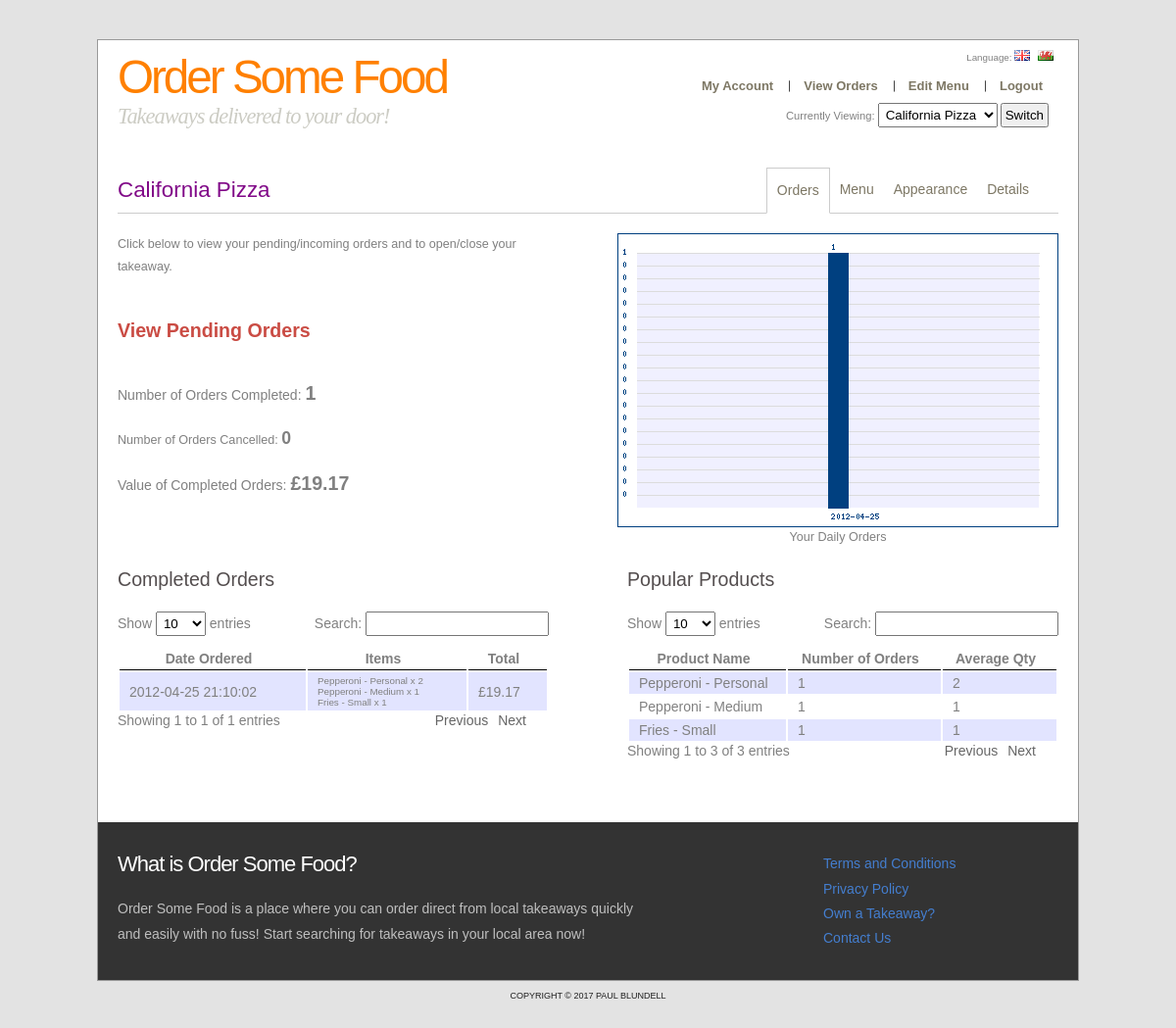
The page /index.php/takeaway/orders (signed in) on the database its author committed.
### tables this page shows
CREATE TABLE IF NOT EXISTS `takeaways` (
  `takeawayId` int(11) NOT NULL AUTO_INCREMENT,
  `name` varchar(50) NOT NULL,
  `shortname` varchar(50) NOT NULL,
  `address` text NOT NULL,
  `postcode` varchar(20) NOT NULL,
  `phone` varchar(15) DEFAULT NULL,
  `description` text NOT NULL,
  `deliveryCharge` double NOT NULL,
  `deliveryTime` int(11) NOT NULL,
  `category` int(11) NOT NULL,
  `latitude` float(10,6) NOT NULL,
  `longitude` float(10,6) NOT NULL,
  `status` tinyint(4) NOT NULL COMMENT '0 - Closed, 1 = Open',
  `userId` int(11) NOT NULL,
  `background` text,
  `fontsize` int(5) NOT NULL DEFAULT '12',
  `buttons` varchar(10) NOT NULL DEFAULT '#C6231F',
  `categoryColour` varchar(10) NOT NULL DEFAULT '#F0E68C',
  `type` tinyint(1) NOT NULL DEFAULT '0' COMMENT '0 = Pending, 1 = Approved, 2 = Approved with no ads',
  PRIMARY KEY (`takeawayId`)
);

CREATE TABLE IF NOT EXISTS `orders` (
  `orderId` int(11) NOT NULL AUTO_INCREMENT,
  `userId` int(11) NOT NULL,
  `takeawayId` int(11) NOT NULL,
  `date` datetime NOT NULL,
  `delivery_name` varchar(50) NOT NULL,
  `address1` varchar(50) NOT NULL,
  `address2` varchar(50) NOT NULL,
  `town` varchar(50) NOT NULL,
  `postcode` varchar(50) NOT NULL,
  `phone` varchar(50) NOT NULL,
  `deliveryType` tinyint(1) NOT NULL COMMENT '1 = Collection, 2 = Cash on Delivery',
  `additional` text NOT NULL,
  `status` int(11) NOT NULL COMMENT '0 = placed, 1 = complete',
  `paid` tinyint(1) NOT NULL DEFAULT '0',
  PRIMARY KEY (`orderId`)
);

CREATE TABLE IF NOT EXISTS `menu_to_orders` (
  `id` int(11) NOT NULL AUTO_INCREMENT,
  `orderId` int(11) NOT NULL,
  `menuId` int(11) NOT NULL,
  `qty` int(11) NOT NULL,
  `priceAtOrder` double NOT NULL,
  PRIMARY KEY (`id`)
);

CREATE TABLE IF NOT EXISTS `menu` (
  `menuId` int(11) NOT NULL AUTO_INCREMENT,
  `parent` int(11) NOT NULL,
  `name` varchar(50) NOT NULL,
  `description` varchar(100) NOT NULL,
  `price` double NOT NULL,
  `categoryId` int(11) NOT NULL,
  PRIMARY KEY (`menuId`)
);

### application/libraries/Template.php (called while the page is built, shortened)
<?php if ( ! defined('BASEPATH')) exit('No direct script access allowed');
class Template
{
	private $template_data = array();
	private $ci;
        public function __construct()
        {
                $this->ci = & get_instance();
                $this->ci->load->model('takeaway_model','takeawaymodel');
        }
        function set($name, $value)
        {
                $this->template_data[$name] = $value;
        }
        function load($view = '' , $view_data = array(), $custom = FALSE)
        {
                $template = 'theme/template';
                $this->set('contents', $this->ci->load->view($view, $view_data, TRUE));
                return $this->ci->load->view($template, $this->template_data, FALSE);
        }
}

### application/controllers/takeaway/orders.php (called while the page is built, shortened)
<?php if ( ! defined('BASEPATH')) exit('No direct script access allowed');
class Orders extends CI_Controller
{
	public function index()
	{
		$result = $this->orders->getTakeawayOrders($this->user->getTakeawayId());
		$values = array();
		if ($result) {
			foreach ($result AS $val) {
				$values[$val->day] = $val->total;
			}
		}
		$data['graph'] = false;
		if (count($values) > 0) {
			$location = base_url().'images/users/'.$this->user->getTakeawayId().'/';
			$data['graph'] = $location.'recent.png';
		}
		$data['takeaway'] = $this->takeaway->getDetails($this->user->getTakeawayId());
		$data['numberOfOrders'] = count($this->orders->getTotalTakeawayOrders($this->user->getTakeawayId(), 1));
		$data['numberOfCancelledOrders'] = count($this->orders->getTotalTakeawayOrders($this->user->getTakeawayId(), 2));
		$data['valueOfOrders'] = $this->orders->getValueTakeawayOrders($this->user->getTakeawayId());
		$data['completedOrders'] = $this->orders->getTotalTakeawayOrders($this->user->getTakeawayId(), 1);
		$data['cancelledOrders'] = $this->orders->getTotalTakeawayOrders($this->user->getTakeawayId(), 2);
		$data['popularProducts'] = $this->orders->getPopularProducts($this->user->getTakeawayId());
		$this->template->set('fullwidth', true);
		$this->template->set('javascript', $this->_javascript());
		$this->template->load('order/orders', $data);
	}
	private function _javascript()
	{
		return '<script type="text/javascript">
			$(document).ready(function() {
				$("#ordersdatatable").dataTable({"bSort": false});
				$("#populardatatable").dataTable({"bSort": false});
			});
			</script>';
	}
}

### public/index.php (called while the page is built, shortened)
<?php
require_once BASEPATH.'core/CodeIgniter.php';

### application/libraries/User.php (called while the page is built, shortened)
<?php if ( ! defined('BASEPATH')) exit('No direct script access allowed');
class User
{
    private $user;
    private $ci;
    public function __construct()
    {
            $this->ci = & get_instance();
            $this->user = $this->ci->session->userdata('user');
    }
    public function getDefaultTakeaway()
    {
        $takeaway = $this->ci->usermodel->getDefault($this->user['uid']);
        if ($takeaway) {
               return $takeaway;
        }
        return false;
    }
    public function getTakeawayId()
    {
	$loaded = false;
	if ($this->ci->session->userdata('takeawayId')) {
		$takeawayId = $this->ci->session->userdata('takeawayId');
		if ($this->ci->usermodel->checkUserisOwner($takeawayId, $this->user['uid']))
			$loaded = true;
	}
	if (!$loaded) {
		$takeawayObject = $this->getDefaultTakeaway();
		$takeawayId = $takeawayObject->takeawayId;
		$this->ci->session->set_userdata('takeawayId', $takeawayId);
	}
	return $takeawayId;
    }
}

### application/models/user_model.php (called while the page is built, shortened)
<?php
class User_model extends CI_Model {
    public function getTakeaways($uid)
    {
            $this->db->select('takeawayId, name, shortname, address, postcode, description, deliveryCharge, deliveryTime, category, status, background, fontsize, buttons, categoryColour');
            $this->db->from('takeaways');
            $this->db->where('userId = ', $uid);
            $this->db->where('type > ', 0);
            $query = $this->db->get();
            if($query->num_rows() > 0) {
                return $query->result();
            }
            return false;
    }
    public function getDefault($uid)
    {
            $this->db->select('takeawayId, name, shortname, address, postcode, description, deliveryCharge, deliveryTime, category, status, background, fontsize, buttons, categoryColour');
            $this->db->from('takeaways');
            $this->db->where('userId = ', $uid);
            $this->db->where('type > ', 0);
            $query = $this->db->get();
            if($query->num_rows() > 0) {
                return $query->row();
            }
            return false;
    }
    public function checkUserisOwner($takeawayId, $uid)
    {
            $this->db->select('takeawayId');
            $this->db->from('takeaways');
            $this->db->where('userId = ', $uid);
            $this->db->where('takeawayId = ', $takeawayId);
            $this->db->where('type > ', 0);
            $query = $this->db->get();
            if($query->num_rows() > 0) {
                return true;
            }
            return false;
    }
}

### application/models/takeaway_model.php (called while the page is built, shortened)
<?php
class Takeaway_model extends CI_Model {
    public function getDetails($takeawayId)
    {
            $query = $this->db->query('SELECT *, (SELECT AVG(rating) FROM ratings WHERE ratings.takeawayId = takeaways.takeawayId) AS rating FROM takeaways LEFT JOIN paypal USING (takeawayId) WHERE takeawayId = ?',$takeawayId);
            return $query->row();
    }
}

### application/models/order_model.php (called while the page is built, shortened)
<?php
class Order_model extends CI_Model {
    public function getItemsInOrder($orderId)
    {
            $this->db->select('*');
            $this->db->from('menu_to_orders');
            $this->db->join('menu', 'menu_to_orders.menuId = menu.menuId');
            $this->db->where('orderId = ', $orderId);
            $query = $this->db->get();
            if($query->num_rows() > 0) {
                return $query->result();
            }
            return false;
    }
    public function hasParent($menuId)
    {
            $this->db->select('*');
            $this->db->from('menu n');
            $this->db->join('menu m', 'm.menuId = n.parent');
            $this->db->where('n.menuId = ', $menuId);
            $query = $this->db->get();
            if($query->num_rows() > 0) {
                return $query->row();
            }
            return false;
    }
    public function getTotalTakeawayOrders($takeawayId, $status)
    {
            $this->db->select('*');
            $this->db->from('orders');
            $this->db->where('orders.takeawayId = ', $takeawayId);
            $this->db->where('status = ', $status);
            $query = $this->db->get();
            if($query->num_rows() > 0) {
                return $query->result();
            }
            return array();
    }
    public function getValueTakeawayOrders($takeawayId)
    {
            $this->db->select('SUM(priceAtOrder*qty) AS value');
            $this->db->from('orders');
            $this->db->join('menu_to_orders', 'menu_to_orders.orderId = orders.orderId');
            $this->db->where('orders.takeawayId = ', $takeawayId);
            $this->db->where('status = 1');
            $query = $this->db->get();
            if($query->num_rows() > 0) {
                return $query->row();
            }
            return 0;
    }
    public function getTakeawayOrders($takeawayId)
    {
            $this->db->select('COUNT(*) as total, DATE(date) as day');
            $this->db->from('orders');
            $this->db->where('orders.takeawayId = ', $takeawayId);
            $this->db->where('status = 1');
            $this->db->group_by('DATE(date)');
            $query = $this->db->get();
            if($query->num_rows() > 0) {
                return $query->result();
            }
            return false;
    }
    public function getPopularProducts($takeawayId)
    {
            $this->db->select('menu_to_orders.menuId AS menuId, name, COUNT(menu_to_orders.menuId) AS count, AVG(qty) AS quantity ');
            $this->db->from('menu_to_orders');
            $this->db->join('orders', 'orders.orderId = menu_to_orders.orderId');
            $this->db->join('menu', 'menu.menuId = menu_to_orders.menuId');
            $this->db->where('orders.takeawayId = ', $takeawayId);
            $this->db->where('orders.status = 1');
            $this->db->group_by("menu_to_orders.menuId");
            $this->db->order_by('count', 'desc');
            $query = $this->db->get();
            if($query->num_rows() > 0) {
                return $query->result();
            }
            return false;
    }
}

### application/views/order/orders.php (the view, shortened to what this page needs)
<?php if ($this->user->isTakeawayOwner()) $this->load->view('user/header'); ?>
<div class="left half">
    <p class="small"><?=$this->lang->line('view-pending-pre');?><br/><br/></p>
    <div class="large spacing">
        <a href="javascript:void(0)" onclick="javascript:window.open('<?=base_url('takeaway/orders/processing')?>', '', 'toolbar=no, location=0, directories=no, status=no, menubar=0, scrollbars=1, resizable=yes, width=950, height=650');"><?=$this->lang->line('view-pending');?></a>
    </div>
    <p class="spacing"><?=$this->lang->line('num-completed');?>: <span class="large"><?=$numberOfOrders?></span></p>
    <p class="small"><?=$this->lang->line('num-cancelled');?>: <span class="large"><?=$numberOfCancelledOrders?></span></p>
    <p class="spacing"><?=$this->lang->line('value-orders');?>: <span class="large"><?= $this->config->item('price_prefix'); ?><?=money_format('%i',floatval($valueOfOrders->value))?><?= $this->config->item('price_suffix'); ?></span></p>
</div>
<div class="right">
    <?php if ($graph): ?>
    <div class="center small">
    <img src="<?=$graph?>" alt="Order graph" /><br/>
    <?=$this->lang->line('daily-orders');?>
    </div>
    <?php endif; ?>
</div>
<p><br/></p>
<div class="left">
<h3><?=$this->lang->line('completed-orders');?></h3>
<br/>
<?php if ($completedOrders): ?>
<table id="ordersdatatable" class="half">
    <thead><tr><th><?=$this->lang->line('date-ordered');?></th><th><?=$this->lang->line('items');?></th><th><?=$this->lang->line('total');?></th></tr></thead>
    <tbody>
    <?php foreach ($completedOrders AS $order): ?>
    	<tr><td><?=$order->date?></td><td class="smaller">
        <?php
        $total = 0;
        foreach ($this->orders->getItemsInOrder($order->orderId) AS $item): ?>
        	<?php if ($parent = $this->orders->hasParent($item->menuId)): ?>
                <?=$parent->name?> -
        	<?php endif; ?>
        	<?=$item->name?> x <?=$item->qty?><br/>
            	<?php $total += $item->priceAtOrder*$item->qty; ?>
        <?php endforeach; ?>
        </td><td><?= $this->config->item('price_prefix'); ?><?=money_format('%i',floatval($total))?><?= $this->config->item('price_suffix'); ?></td></tr>
    <?php endforeach; ?>
    </tbody>
</table>
<?php else: ?>
<p><?=$this->lang->line('no-orders');?></p>
<?php endif; ?>
</div>
<div class="right">
<h3><?=$this->lang->line('popular-products');?></h3>
<br/>
<?php if ($popularProducts): ?>
<table id="populardatatable" class="half">
    <thead><tr><th><?=$this->lang->line('product-name');?></th><th><?=$this->lang->line('num-orders');?></th><th><?=$this->lang->line('avg-qty');?></th></tr></thead>
    <tbody>
    <?php foreach ($popularProducts AS $product): ?>
        <tr><td>
        <?php if ($parent = $this->orders->hasParent($product->menuId)): ?>
                <?=$parent->name?> -
        <?php endif; ?>
        <?=$product->name?></td><td><?=$product->count?></td><td><?=round($product->quantity)?></td></tr>
    <?php endforeach; ?>
    </tbody>
</table>
<?php else: ?>
<p><?=$this->lang->line('no-orders');?></p>
<?php endif; ?>
</div>

### application/views/user/header.php (shortened to what this page needs)
<div id="takeaway-header">
    <div class="name">
        <h2><?=$takeaway->name?></h2>
    </div>
    <div class="right">
        <ul>
            <li <?=($this->router->fetch_class() == 'orders') ? 'class="active"' : '' ?>><a href="<?=base_url('takeaway/orders')?>"><?=$this->lang->line('orders');?></a></li>
            <li <?=($this->router->fetch_class() == 'menu') ? 'class="active"' : '' ?>><a href="<?=base_url('takeaway/menu')?>"><?=$this->lang->line('menu');?></a></li>
            <li <?=($this->router->fetch_class() == 'styles') ? 'class="active"' : '' ?>><a href="<?=base_url('takeaway/styles')?>"><?=$this->lang->line('appearance');?></a></li>
            <li <?=($this->router->fetch_class() == 'details') ? 'class="active"' : '' ?>><a href="<?=base_url('takeaway/details')?>"><?=$this->lang->line('details');?></a></li>
        </ul>
    </div>
</div>

### public/css/style.css (style rules this page uses)
body { margin: 0; padding: 0; background: #E3E3E3; font-family: Arial, Helvetica, sans-serif; font-size: 14px; color: #808080; }
h1, h2, h3 { margin: 0; padding: 0; font-weight: normal; color: #810988; }
h2 { font-size: 1.6em; margin: 10px 0px; }
h3 { font-size: 1.4em; color: #544E4F; }
p, ul, ol { margin-top: 0; line-height: 180%; }
a { text-decoration: none; color: #CA4C44; }
img { border: none; }
.small { font-size: 0.9em; }
.smaller { font-size: 0.7em; }
.large { font-weight: bold; font-size: 1.4em; }
.center { text-align: center; }
.left { float: left; }
.right { float: right; }
.half { width: 440px; }
.spacing { padding: 20px 0px; }
#takeaway-header { border-bottom: 1px solid #CCC; margin-bottom: 20px; }
#takeaway-header .name h2 { float: left; width: 200px; }
#takeaway-header .right { margin-bottom: -1px; margin-right: 20px; }
#takeaway-header .right ul { list-style: none; }
#takeaway-header .right li { float: left; }
#takeaway-header .right li.active { float: left; border: 1px solid #CCC; border-bottom: 1px solid #FFF; }
#takeaway-header .right li a { display: block; padding: 10px; text-decoration: none; color: #7D7764; }

### public/css/thickbox.css (style rules this page uses)
* { padding: 0; margin: 0; }

### rows shown on the page
takeaways: name "California Pizza"
orders: date "2012-04-25 21:10:02", total "19.17"
menu_to_orders: menu.name "Pepperoni", menuId.name "Personal", qty "2"
menu_to_orders: menu.name "Pepperoni", menuId.name "Medium", qty "1"
menu_to_orders: menu.name "Fries", menuId.name "Small", qty "1"
menu: menu.name "Pepperoni"
menu: menu.name "Pepperoni"
menu: menu.name "Fries"

### other values the page prints
$this->lang->line('tagline') "Takeaways delivered to your door!"
$this->lang->line('language') "Language"
$this->lang->line('myaccount') "My Account"
$this->lang->line('vieworders') "View Orders"
$this->lang->line('editmenu') "Edit Menu"
$this->lang->line('logout') "Logout"
$this->lang->line('selecttakeaway') "Currently Viewing:"
$this->lang->line('orders') "Orders"
$this->lang->line('menu') "Menu"
$this->lang->line('appearance') "Appearance"
$this->lang->line('details') "Details"
$this->lang->line('view-pending-pre') "Click below to view your pending/incoming orders and to open/close your takeaway."
$this->lang->line('view-pending') "View Pending Orders"
$this->lang->line('num-completed') "Number of Orders Completed"
$numberOfOrders "1"
